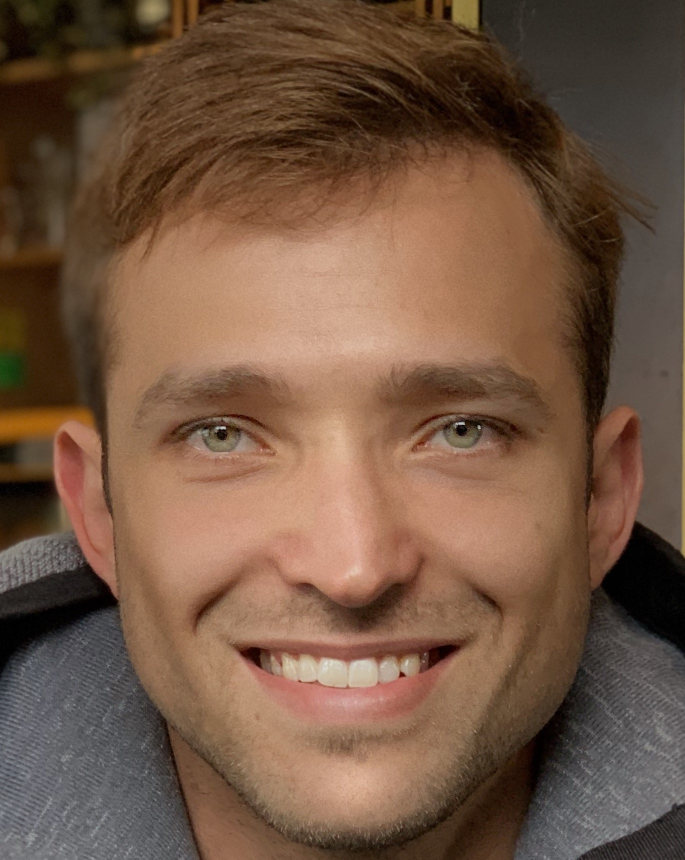
#> input picture Data/me.jpg, 1370 x 1719 px (shown at 1/2 size)
$ jupyter execute --allow-errors EigenFaces.ipynb   (shell and % lines are left out)
#> lines starting #> are read from the running program, lines starting #| are printed output that depends on the picture
# EigenFaces

Before we begin, ask a friend to take a picture of you from a distance of around 1m with the default focus of ypour phone. Then, crop the image on your computer so it would contain only your face with a bit of a background. Save it with the name of "me" and locate it within the empty folder called "Data". Do not change the orders of folders. Keep the same order as in the zip file of HW3. You may also use a face out of the dataset as you would see later on but it is much more impressive if you do it with your face image.

[cell 1]
import numpy as np
import itertools
from tqdm import tqdm
import pickle
import sys
import pandas as pd
import matplotlib as mpl
import seaborn as sns
import matplotlib.pyplot as plt
mpl.style.use(['ggplot'])
plt.rcParams['axes.labelsize'] = 14
plt.rcParams['xtick.labelsize'] = 12
plt.rcParams['ytick.labelsize'] = 12
from sklearn.model_selection import train_test_split
from sklearn.preprocessing import StandardScaler
from sklearn.pipeline import Pipeline
from IPython.display import display, clear_output

from PIL import Image
from sklearn.datasets import fetch_lfw_people
from sklearn.decomposition import PCA

We will start by loading a dataset of human faces out of `scikit-learn` datasets.

#> (a cell that did not finish here is left out)

13,233 images were flattened and stacked in the matrix $X$ so every row is an image and every column is a pixel. We can see that by the shape of $X$.

#> (a cell that did not finish here is left out)

Let's see some of the images of the original dataset:

[cell 4]
def plot_gallery(images, h, w,rows=3, cols=4):
    plt.figure(figsize=(10,10))
    for i in range(rows * cols):
        plt.subplot(rows, cols, i + 1)
        plt.imshow(images[i, :].reshape((h, w)), cmap=plt.cm.gray)
        plt.xticks(())
        plt.yticks(())
    plt.show()

#> (a cell that did not finish here is left out)

Before we use the `PCA` package, we have to center our data. The center of our data ($\mu$) is the mean of each pixel along all of our images. Thus, the center has 2914 elements where the first element is the mean of all of the images' "first" pixels, the second is the mean of all of the images' "second" pixels etc. Notice that the images are already flattened in $X$ which might help you.

Calculate $\mu$ of $X$ and center every image in $X$ (row vector) according to $\mu$. Keep $X$ with same name `X`.

**Bonus**: Applying centering without a single loop would give you extra credit points.

#> (a cell that did not finish here is left out)

Now fit a PCA model on $X$ with 1000 components and without whitening.

[cell 7]
#----------------------------Implement your code here-----------------------
n_components = 1000
pca = PCA(n_components=1000, whiten=True)
#> (the rest of this cell did not finish here and is left out)

---

<span style="color:red">***Question:***</span> *If we now have 1000 eigenvectors, by how many dimensions we have reduced our data?*

---

---

<span style="color:red">***Answer:***</span> *by 1914 dimensions*

---

Calculate the precentage of "energy" preserved in these 1000 vectors.

[cell 8]
#----------------------------Implement your code here-----------------------

#---------------------------------------------------------------------------

Let's see these eigenfaces!

[cell 9]
def plot_eigenfaces(eigenvec_mat, h, w, rows=3, cols=4):
    plt.figure(figsize=(10,10))
    for i in range(rows * cols):
        plt.subplot(rows, cols, i + 1)
        plt.imshow(eigenvec_mat[i, :].reshape((h, w)), cmap=plt.cm.gray)
        plt.title("$u_{" + str(i+1) + "}$")
        plt.xticks(())
        plt.yticks(())
    plt.show()

`eigenvec_mat` is the matrix of the eigenvectors calculated where every row is an eigenvector and the first row has the highest eigenvalue and the second row has the next highest eigenvalue etc. Think where this matrix was calculated in the process.

#> (a cell that did not finish here is left out)

If you got it right, you should see those "ghosts" we talked about.

And now, let's move on towards the more interesting part! We will start by showing your resized gray level face image. It might be a bit distorted due to resizing. Change the format of `.jpg` as needed.

[cell 11]
img_format = '.jpg' # change the format according to your image. Do not delete the dot sign before the format name
image = Image.open('Data/me' + img_format)
#> image is the input picture: PIL image 1370x1719 RGB; mean R, G, B 114.4, 86, 66.7
gray = image.convert('L')
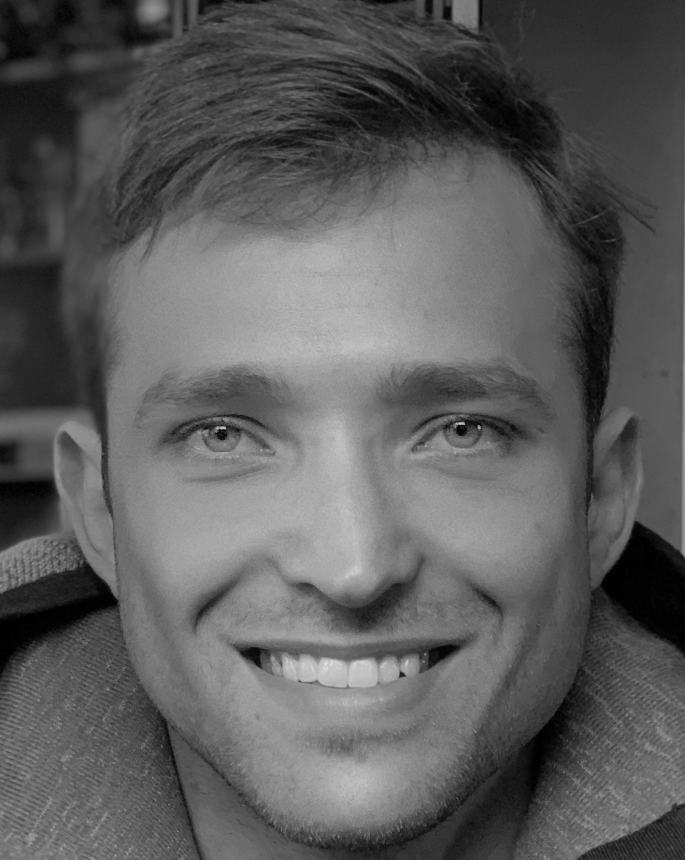
#> gray: PIL image 1370x1719 L (shown at 1/2 size); min 0, max 229, mean 92.3
#> (the rest of this cell did not finish here and is left out)
